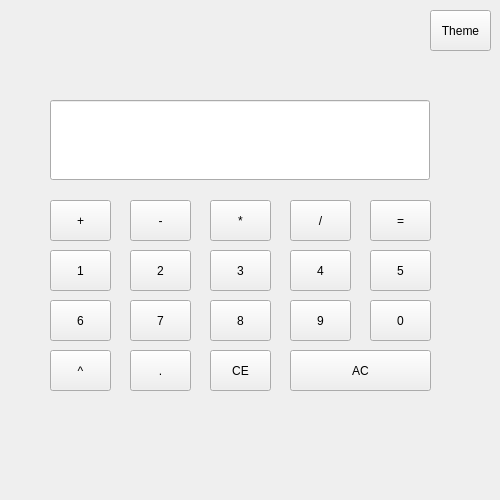
<?xml version="1.0" encoding="UTF-8"?>
<ui version="4.0">
 <class>MainWindow</class>
 <widget class="QMainWindow" name="MainWindow">
  <property name="geometry">
   <rect>
    <x>0</x>
    <y>0</y>
    <width>500</width>
    <height>500</height>
   </rect>
  </property>
  <property name="windowTitle">
   <string>MainWindow</string>
  </property>
  <widget class="QWidget" name="centralwidget">
   <widget class="QLineEdit" name="resultBox">
    <property name="geometry">
     <rect>
      <x>50</x>
      <y>100</y>
      <width>380</width>
      <height>80</height>
     </rect>
    </property>
    <property name="readOnly">
     <bool>true</bool>
    </property>
   </widget>
   <widget class="QPushButton" name="btnAdd">
    <property name="geometry">
     <rect>
      <x>50</x>
      <y>200</y>
      <width>61</width>
      <height>41</height>
     </rect>
    </property>
    <property name="text">
     <string>+</string>
    </property>
   </widget>
   <widget class="QPushButton" name="btnSubtract">
    <property name="geometry">
     <rect>
      <x>130</x>
      <y>200</y>
      <width>61</width>
      <height>41</height>
     </rect>
    </property>
    <property name="text">
     <string>-</string>
    </property>
   </widget>
   <widget class="QPushButton" name="btnMultiply">
    <property name="geometry">
     <rect>
      <x>210</x>
      <y>200</y>
      <width>61</width>
      <height>41</height>
     </rect>
    </property>
    <property name="text">
     <string>*</string>
    </property>
   </widget>
   <widget class="QPushButton" name="btnDivide">
    <property name="geometry">
     <rect>
      <x>290</x>
      <y>200</y>
      <width>61</width>
      <height>41</height>
     </rect>
    </property>
    <property name="text">
     <string>/</string>
    </property>
   </widget>
   <widget class="QPushButton" name="btnEquals">
    <property name="geometry">
     <rect>
      <x>370</x>
      <y>200</y>
      <width>61</width>
      <height>41</height>
     </rect>
    </property>
    <property name="text">
     <string>=</string>
    </property>
   </widget>
   <widget class="QPushButton" name="btn1">
    <property name="geometry">
     <rect>
      <x>50</x>
      <y>250</y>
      <width>61</width>
      <height>41</height>
     </rect>
    </property>
    <property name="text">
     <string>1</string>
    </property>
   </widget>
   <widget class="QPushButton" name="btn2">
    <property name="geometry">
     <rect>
      <x>130</x>
      <y>250</y>
      <width>61</width>
      <height>41</height>
     </rect>
    </property>
    <property name="text">
     <string>2</string>
    </property>
   </widget>
   <widget class="QPushButton" name="btn3">
    <property name="geometry">
     <rect>
      <x>210</x>
      <y>250</y>
      <width>61</width>
      <height>41</height>
     </rect>
    </property>
    <property name="text">
     <string>3</string>
    </property>
   </widget>
   <widget class="QPushButton" name="btn5">
    <property name="geometry">
     <rect>
      <x>370</x>
      <y>250</y>
      <width>61</width>
      <height>41</height>
     </rect>
    </property>
    <property name="text">
     <string>5</string>
    </property>
   </widget>
   <widget class="QPushButton" name="btn4">
    <property name="geometry">
     <rect>
      <x>290</x>
      <y>250</y>
      <width>61</width>
      <height>41</height>
     </rect>
    </property>
    <property name="text">
     <string>4</string>
    </property>
   </widget>
   <widget class="QPushButton" name="btn6">
    <property name="geometry">
     <rect>
      <x>50</x>
      <y>300</y>
      <width>61</width>
      <height>41</height>
     </rect>
    </property>
    <property name="text">
     <string>6</string>
    </property>
   </widget>
   <widget class="QPushButton" name="btn7">
    <property name="geometry">
     <rect>
      <x>130</x>
      <y>300</y>
      <width>61</width>
      <height>41</height>
     </rect>
    </property>
    <property name="text">
     <string>7</string>
    </property>
   </widget>
   <widget class="QPushButton" name="btn9">
    <property name="geometry">
     <rect>
      <x>290</x>
      <y>300</y>
      <width>61</width>
      <height>41</height>
     </rect>
    </property>
    <property name="text">
     <string>9</string>
    </property>
   </widget>
   <widget class="QPushButton" name="btn8">
    <property name="geometry">
     <rect>
      <x>210</x>
      <y>300</y>
      <width>61</width>
      <height>41</height>
     </rect>
    </property>
    <property name="text">
     <string>8</string>
    </property>
   </widget>
   <widget class="QPushButton" name="btn0">
    <property name="geometry">
     <rect>
      <x>370</x>
      <y>300</y>
      <width>61</width>
      <height>41</height>
     </rect>
    </property>
    <property name="text">
     <string>0</string>
    </property>
   </widget>
   <widget class="QPushButton" name="btnExp">
    <property name="geometry">
     <rect>
      <x>50</x>
      <y>350</y>
      <width>61</width>
      <height>41</height>
     </rect>
    </property>
    <property name="text">
     <string>^</string>
    </property>
   </widget>
   <widget class="QPushButton" name="btnAC">
    <property name="geometry">
     <rect>
      <x>290</x>
      <y>350</y>
      <width>141</width>
      <height>41</height>
     </rect>
    </property>
    <property name="text">
     <string>AC</string>
    </property>
   </widget>
   <widget class="QPushButton" name="btnCE">
    <property name="geometry">
     <rect>
      <x>210</x>
      <y>350</y>
      <width>61</width>
      <height>41</height>
     </rect>
    </property>
    <property name="text">
     <string>CE</string>
    </property>
   </widget>
   <widget class="QPushButton" name="btnPeriod">
    <property name="geometry">
     <rect>
      <x>130</x>
      <y>350</y>
      <width>61</width>
      <height>41</height>
     </rect>
    </property>
    <property name="text">
     <string>.</string>
    </property>
   </widget>
   <widget class="QPushButton" name="btnTheme">
    <property name="geometry">
     <rect>
      <x>430</x>
      <y>10</y>
      <width>61</width>
      <height>41</height>
     </rect>
    </property>
    <property name="text">
     <string>Theme</string>
    </property>
   </widget>
  </widget>
 </widget>
 <resources/>
 <connections/>
</ui>
